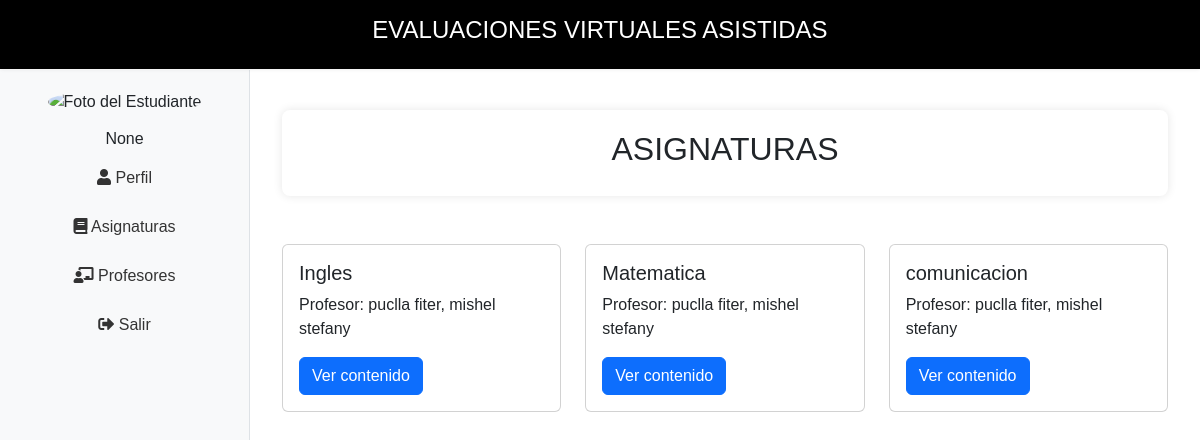
/portalEstudiante/, run on an earlier commit of the app's database.
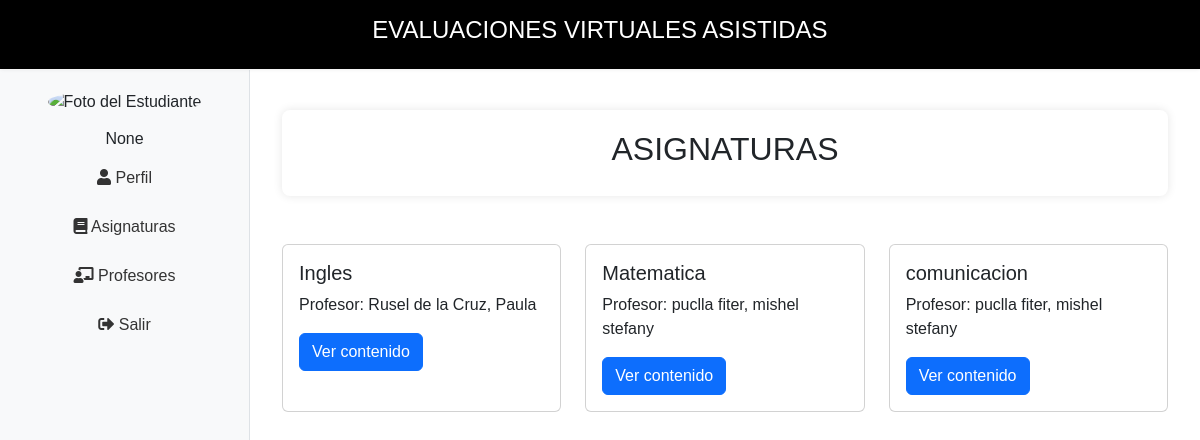
And on a later commit of the database.
### webApp/models.py (models this page shows, shortened)
class Curso(models.Model):
    nombre=models.CharField(max_length=50)
    docente = models.ForeignKey(Docente, on_delete=models.CASCADE, related_name='cursos')
    class Meta:
        verbose_name='curso'
        verbose_name_plural='cursos'
        db_table='cursos'

class Docente(models.Model):
    user = models.OneToOneField(User, on_delete=models.CASCADE, related_name='docente')
    apellido_paterno=models.CharField(max_length=20, verbose_name='Apeliido Paterno')
    apellido_materno=models.CharField(max_length=20, verbose_name='Apellido Materno')
    nombres=models.CharField(max_length=20)
    fecha_nacimiento=models.DateField(verbose_name='fecha de Nacimiento')
    sexo=models.CharField(max_length=1, choices=sexos, default='-')
    direccion=models.CharField(max_length=50, verbose_name="dirección",null=True, blank=True)
    telefono=models.CharField(max_length=9,null=True, blank=True)
    def nombre_completo(self):
        return "{} {}, {}".format(self.apellido_paterno, self.apellido_materno, self.nombres)
    class Meta:
        verbose_name='docente'
        verbose_name_plural='docentes'
        db_table='docente'

### portalEstudiante/views.py (the view)
# urls.py: path('',asignatura,name='asignatura'),
def asignatura(request):
    cursos = Curso.objects.select_related('docente').all()
    context = {
        'cursos': cursos,
    }
    return render(request, "Asignaturas/asignaturas.html",context)

### portalEstudiante/context_processors.py (called while the page is built, shortened)
def nombre_estudiante(request):
    return {'nombre_estudiante': None, 'foto_estudiante': None}

### portalEstudiante/templates/Asignaturas/asignaturas.html
{% extends "portalEstudiante/base.html" %}
{% load static %}
{% load widget_tweaks %}
{% block content %}
<div class="container mt-3">
    <div class="contenido">
        <h2 class="text-center" style="font-family: 'Rockwell', sans-serif;">ASIGNATURAS</h2>
    </div>
</div>
<div class="container mt-5">
    <div class="row">
        {% if cursos %}
            {% for curso in cursos %}
                <div class="col-md-4 mb-4">
                    <div class="card h-100">
                        <div class="card-body">
                            <h5 class="card-title">{{ curso.nombre }}</h5>
                            <p class="card-text">Profesor: {{ curso.docente.nombre_completo }}</p>
                            <a href="{% url 'evaluaciones' curso.id %}" class="btn btn-primary">Ver contenido</a>
                        </div>
                    </div>
                </div>
            {% endfor %}
        {% else %}
            <p>No hay cursos disponibles.</p>
        {% endif %}
    </div>
</div>
{% endblock content %}

What changed in the data, as far as the page shows it:
changed Curso "Ingles": docente.nombre_completo "puclla fiter, mishel stefany" → "Rusel de la Cruz, Paula"
